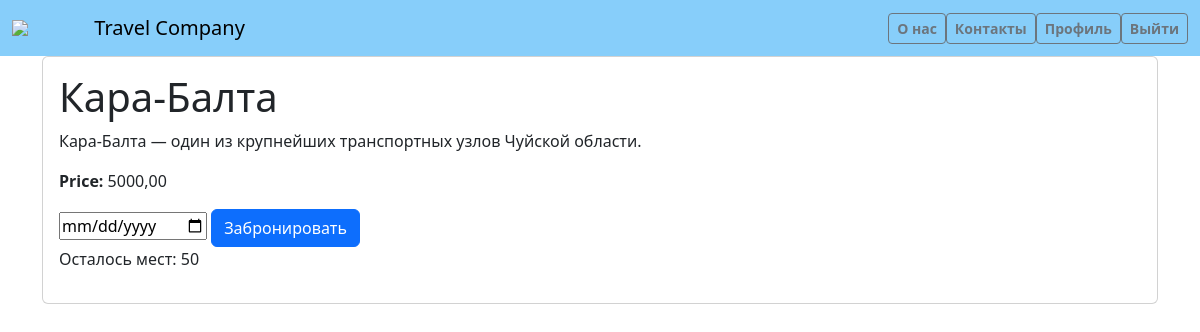
/tour_detail/7/ (signed in), run on the app's committed database.
### main/models.py (models this page shows, shortened)
class Tour(models.Model):
    destination = models.ForeignKey(Destination, on_delete=models.CASCADE)
    user = models.ForeignKey(User, on_delete=models.CASCADE)
    price = models.DecimalField(max_digits=10, decimal_places=2)
    image = models.ImageField(upload_to='tour_detail_imаge/')
    available_seats = models.IntegerField(default=50)
    book_data = models.DateField(auto_now_add=True)

class Destination(models.Model):
    name = models.CharField(max_length=50)
    description = models.TextField()
    image = models.ImageField(upload_to='destination/')

### main/views.py (the view)
# urls.py: path('tour_detail/<int:pk>/', views.tour_detail, name='tour_detail'),
@login_required
def tour_detail(request, pk):
    tour = get_object_or_404(Tour, pk=pk)
    is_booked = False
    if request.user.is_authenticated:
        is_booked = Book_list.objects.filter(user=request.user, tour=tour).exists()
    tour_images = TourImage.objects.filter(tour=tour)
    return render(request, 'main/tour_detail.html', {'tour': tour, 'is_booked': is_booked, 'tour_images': tour_images})

### templates/main/tour_detail.html (shortened to what this page needs)
{% load static %}
<!DOCTYPE html>
<html lang="en">
<head>
    <link href="https://cdn.jsdelivr.net/npm/bootstrap@5.3.3/dist/css/bootstrap.min.css" rel="stylesheet"
>
</head>
<body>
<nav class="navbar navbar-expand-lg navbar-light" style="background-color: #87CEFA;">
    <div class="container-fluid">
        <img src="https://gas-kvas.com/grafic/uploads/posts/2024-01/gas-kvas-com-p-logotip-turagentstva-na-prozrachnom-fone-3.png"
             style="width: 7%">
        <a class="navbar-brand" href="{% url 'tour_list' %}">Travel Company</a>
        <div class="collapse navbar-collapse" id="navbarNav">
            <ul class="navbar-nav ms-auto">
                <li class="nav-item">
                    <a class="btn btn-outline-secondary btn-lg btn-md btn-sm fw-bold" href="{% url 'about_us' %}">О нас</a>
                </li>
                <li class="nav-item">
                    <a class="btn btn-outline-secondary btn-lg btn-md btn-sm fw-bold" href="{% url 'contact' %}">Контакты</a>
                </li>
                {% if user.is_authenticated %}
                <li class="nav-item">
                    <a class="btn btn-outline-secondary btn-lg btn-md btn-sm fw-bold"
                       href="{% url 'profile' %}">Профиль</a>
                </li>
                <li class="nav-item">
                    <form method="post" action="{% url 'logout' %}">
                        <button type="submit" class="btn btn-outline-secondary btn-lg btn-md btn-sm fw-bold">Выйти
                        </button>
                    </form>
                </li>
                {% endif %}
            </ul>
        </div>
    </div>
</nav>
<div class="container">
    <div class="card">
        <div class="card-body">
            <h1 class="card-title">{{ tour.destination.name }}</h1>
            <p class="card-text">{{ tour.destination.description }}</p>
            <p class="card-text"><strong>Price:</strong> {{ tour.price }}</p>
            {% if user.is_authenticated %}
            {% if is_booked %}
            <button class="btn btn-success" disabled>Забронировано</button>
            {% else %}
            <form method="post" action="{% url 'book_tour' pk=tour.pk %}">
                <input type="date" name="date" required="" id="id_date">
                <button type="submit" class="btn btn-primary">Забронировать</button>
            </form>
            <p>Осталось мест: {{ tour.available_seats }}</p>
            {% endif %}
            {% else %}
            <a href="{% url 'login' %}" class="btn btn-primary">Войти</a>
            <a href="{% url 'register' %}" class="btn btn-primary">Зарегистрироваться</a>
            {% endif %}
        </div>
    </div>
</div>
</body>
</html>

### data on the page
Tour: destination.name "Кара-Балта", destination.description "Кара-Балта — один из крупнейших транспортных узлов Чуйской области.", price "5000,00", available_seats "50"
